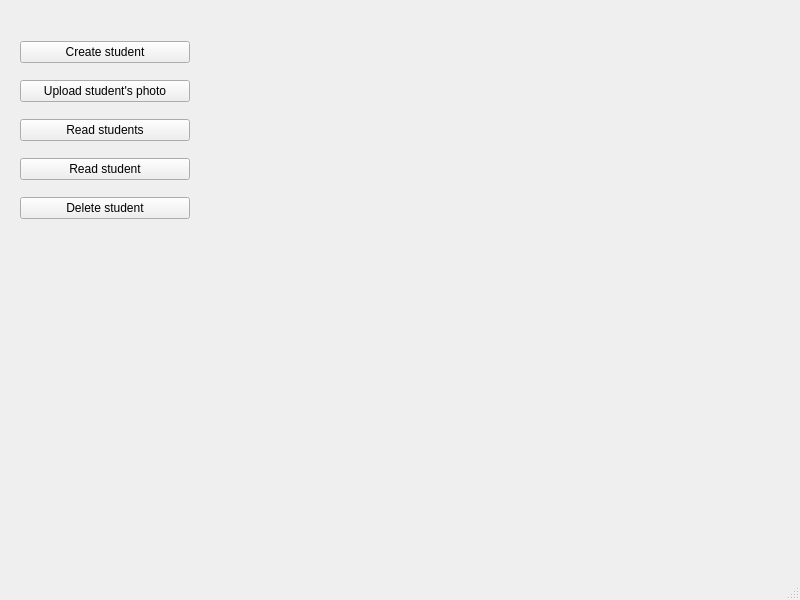
<?xml version="1.0" encoding="UTF-8"?>
<ui version="4.0">
 <class>MainWindow</class>
 <widget class="QMainWindow" name="MainWindow">
  <property name="geometry">
   <rect>
    <x>0</x>
    <y>0</y>
    <width>800</width>
    <height>600</height>
   </rect>
  </property>
  <property name="windowTitle">
   <string>MainWindow</string>
  </property>
  <widget class="QWidget" name="centralwidget">
   <widget class="QWidget" name="verticalLayoutWidget">
    <property name="geometry">
     <rect>
      <x>20</x>
      <y>30</y>
      <width>170</width>
      <height>201</height>
     </rect>
    </property>
    <layout class="QVBoxLayout" name="verticalLayout">
     <item>
      <widget class="QPushButton" name="CreateStudentButton">
       <property name="text">
        <string>Create student</string>
       </property>
      </widget>
     </item>
     <item>
      <widget class="QPushButton" name="UploadStudentsButton">
       <property name="text">
        <string>Upload student's photo</string>
       </property>
      </widget>
     </item>
     <item>
      <widget class="QPushButton" name="ReadStudentsButton">
       <property name="text">
        <string>Read students</string>
       </property>
      </widget>
     </item>
     <item>
      <widget class="QPushButton" name="ReadStudentButton">
       <property name="text">
        <string>Read student</string>
       </property>
      </widget>
     </item>
     <item>
      <widget class="QPushButton" name="DeleteButtonButton">
       <property name="text">
        <string>Delete student</string>
       </property>
      </widget>
     </item>
    </layout>
   </widget>
  </widget>
  <widget class="QMenuBar" name="menubar">
   <property name="geometry">
    <rect>
     <x>0</x>
     <y>0</y>
     <width>800</width>
     <height>22</height>
    </rect>
   </property>
  </widget>
  <widget class="QStatusBar" name="statusbar"/>
 </widget>
 <resources/>
 <connections/>
</ui>
